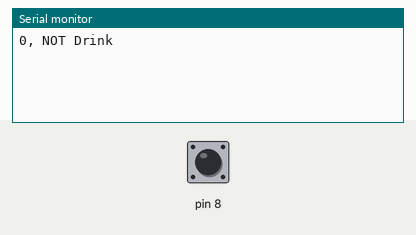
Recording of a sketch running on a simulated Arduino Uno, built with avr-gcc and run on an emulated ATmega328P. Parts: the last lines printed to the serial monitor. The test bench sets the inputs (shaded band); at power-on: pin 8 HIGH.

Above: at 1.2 s.
1.3 s: pin 8 pulled LOW for 0.15 s
At 1.43 s:
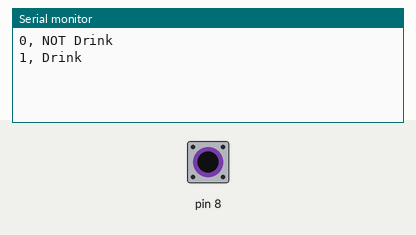
2.9 s: pin 8 pulled LOW for 1 s
At 4.4 s:
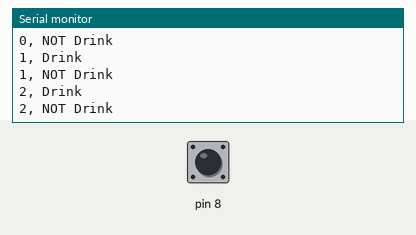
5.4 s: pin 8 pulled LOW for 0.15 s
At 6.2 s:
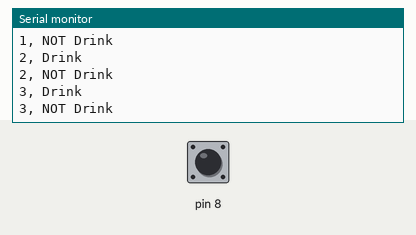
Timing chart, 0 to 8.4 s (numbered marks = the images above; inputs shaded):
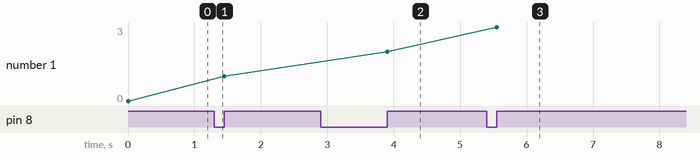

The sketch:

final_tilt.ino
```cpp
int current_state=0;
int prev_state=0;
int count=0;

void setup()
{
  Serial.begin(9600);

  pinMode(8, INPUT);
  digitalWrite(8, HIGH);
}

void loop()
{
  current_state=digitalRead(8); //HIGH when not pressed, LOW when pressed

  if(current_state != prev_state){    //prevents count growing continuosly
    if(current_state==HIGH){      //switch NOT pressed
      Serial.print(count);
      Serial.print(", NOT Drink");
      }
    else{     //sqitch pressed
      count++;
      Serial.print(count);
      Serial.print(", Drink");
      }
    Serial.print("\n");
    }
    prev_state=current_state;

}
```

Measured:
- after the input at 1.3 s, the serial monitor: prints a new line at once (image 1)
- after the input at 2.9 s, the serial monitor: prints a new line at once (image 2)
- after the input at 5.4 s, the serial monitor: prints a new line at once (image 3)
- plotted number 1: 0 → 1 after the input at 1.3 s, 1 → 2 after the input at 2.9 s, 2 → 3 after the input at 5.4 s
